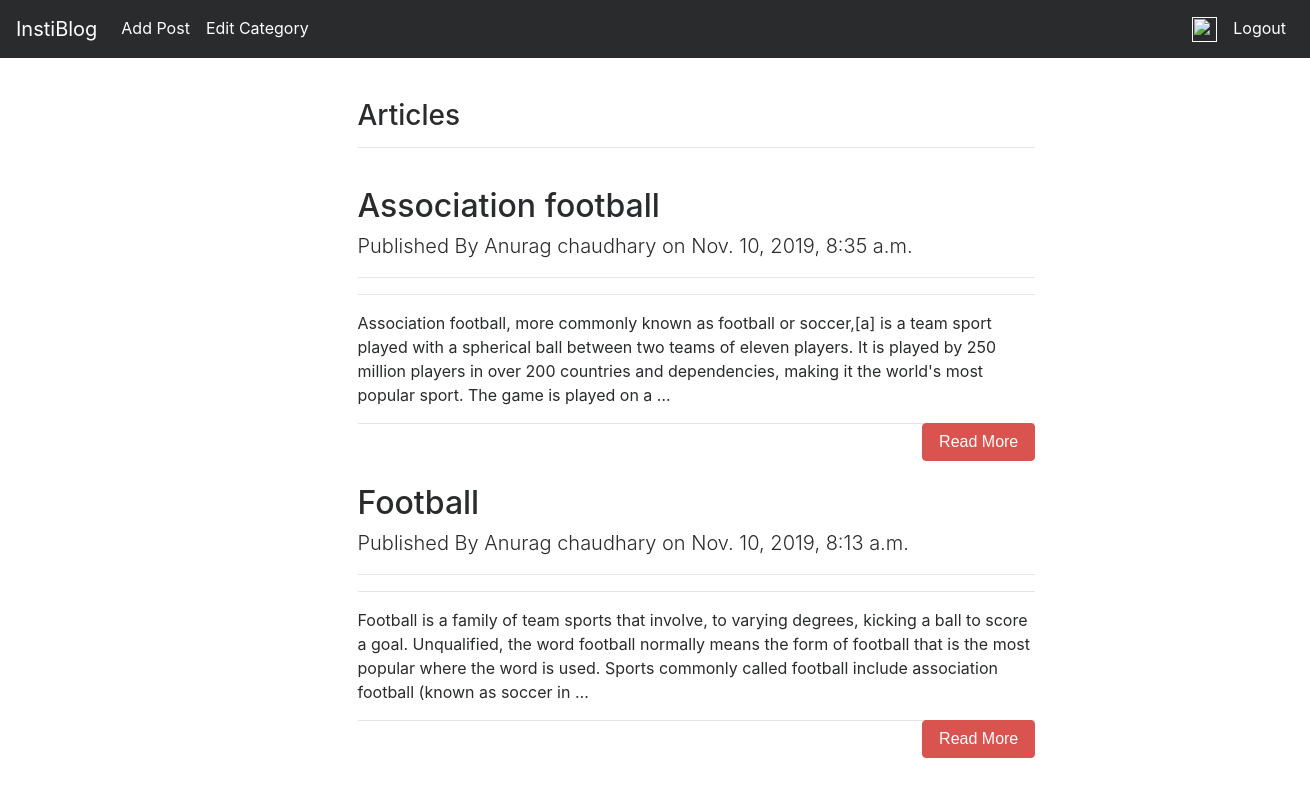
The app's page / (signed in) with its own data.
### homepage/models.py (models this page shows, shortened)
class Blog(models.Model):
    bid=models.CharField(max_length=200,default="")
    title=models.CharField(max_length=100)
    category=models.CharField(max_length=50)
    content=models.CharField(max_length=10000)
    author=models.CharField(max_length=50,default="")
    img=models.ImageField(upload_to="post_images",default="",blank=True,null=True)
    vid=models.FileField(upload_to="post_videos",default="",blank=True,null=True)
    imgflag=models.BooleanField(default=False)
    vidflag=models.BooleanField(default=False)
    creation_date=models.DateTimeField(default=timezone.now)
    class Meta:
        ordering =  ['-creation_date']

### homepage/views.py (the view)
# urls.py: path('', views.index,name='index'),
def index(request):
    if request.user.is_authenticated:
        catg = Category.objects.all()
        blog = Blog.objects.all()
        temp2 = UserData.objects.get(uemail=request.user.email)
        print(temp2.ucategory)
        blog2=[]
        ucat=temp2.ucategory.split(",")[1:]
        print('here')
        for i in blog:
            print('here2')
            temp=i.category.split(",")[1:]
            print(temp,ucat)
            if set(temp)&set(ucat):
                blog2.append(i.title)
                print('here3')
        params={'cat':catg,'blog':blog,'blog2':blog2,'ucat':ucat}
        return render(request,'index.html',params)
    else:
        return render(request,'login.html')

### templates/index.html (shortened to what this page needs)
{% extends "layout.html" %}
{% load socialaccount %}
{% block body %}
<div class="row">
  <div class="col-md-10 offset-md-3">
    <div class="col-lg-8">
      <h3>Articles</h3>
      <hr>
    </div>
  </div>
</div>
{% if blog %}
{% for article in blog %}
  {% if article.title in blog2 %}
    <div class="row">
      <div class="col-md-10 offset-md-3">
        <div class="col-lg-8">
            <h2 class="mt-4">{{article.title}}</h2>
          <p class="lead">
            Published By {{article.author}}
            on {{article.creation_date}}
          </p>
          <hr>
          <hr>
          <p class="lead">
          <div id="{{article.bid}}">
            {{article.content|safe|truncatewords:50}}
          </div>
          </p>
          <button id="{{article.bid|add:'button'}}" style="float : right;" onclick="func('{{article.bid}}')" class="btn btn-danger">Read More</button>
          <hr>
        </div>
      </div>
    </div>
  {% endif %}
{% endfor %}
{% endif %}
{% endblock body %}

### records on screen
Blog: title "Association football", author "Anurag chaudhary", creation_date "Nov. 10, 2019, 8:35 a.m.", content "Association football, more commonly known as football or soccer,[a] is a team sport played with a spherical ball between two teams of eleven players. It is played by 250 million players in over 200 countries and dependencies, making it the world's most popular sport. The game is played on a …"
Blog: title "Football", author "Anurag chaudhary", creation_date "Nov. 10, 2019, 8:13 a.m.", content "Football is a family of team sports that involve, to varying degrees, kicking a ball to score a goal. Unqualified, the word football normally means the form of football that is the most popular where the word is used. Sports commonly called football include association football (known as soccer in …"
